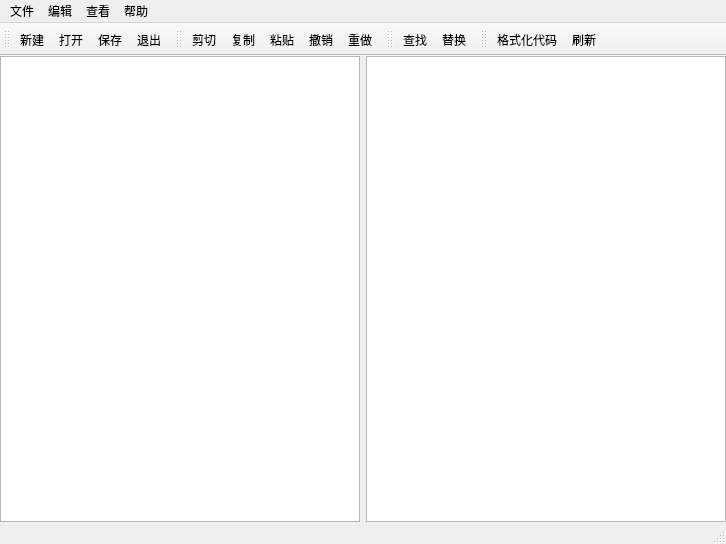
<?xml version="1.0" encoding="UTF-8"?>
<ui version="4.0">
 <class>JsonEditorMain</class>
 <widget class="QMainWindow" name="JsonEditorMain">
  <property name="geometry">
   <rect>
    <x>0</x>
    <y>0</y>
    <width>726</width>
    <height>544</height>
   </rect>
  </property>
  <property name="windowTitle">
   <string>JsonEditorMain</string>
  </property>
  <widget class="QWidget" name="centralWidget">
   <layout class="QHBoxLayout" name="horizontalLayout">
    <property name="margin">
     <number>0</number>
    </property>
    <item>
     <widget class="QTextEdit" name="jsonCode">
      <property name="locale">
       <locale language="Chinese" country="China"/>
      </property>
     </widget>
    </item>
    <item>
     <widget class="QTreeView" name="jsonTree">
      <property name="alternatingRowColors">
       <bool>true</bool>
      </property>
      <property name="autoExpandDelay">
       <number>1</number>
      </property>
      <property name="animated">
       <bool>true</bool>
      </property>
     </widget>
    </item>
   </layout>
  </widget>
  <widget class="QMenuBar" name="menuBar">
   <property name="geometry">
    <rect>
     <x>0</x>
     <y>0</y>
     <width>726</width>
     <height>23</height>
    </rect>
   </property>
   <widget class="QMenu" name="menu">
    <property name="title">
     <string>文件</string>
    </property>
    <addaction name="menuNewFile"/>
    <addaction name="menuOpenFile"/>
    <addaction name="menuSaveFile"/>
    <addaction name="menuSaveAs"/>
    <addaction name="separator"/>
    <addaction name="menuRecent"/>
    <addaction name="separator"/>
    <addaction name="menuExit"/>
   </widget>
   <widget class="QMenu" name="menu_2">
    <property name="title">
     <string>编辑</string>
    </property>
    <addaction name="menuUndo"/>
    <addaction name="menuRedo"/>
    <addaction name="separator"/>
    <addaction name="menuCut"/>
    <addaction name="menuCopy"/>
    <addaction name="menuPaste"/>
    <addaction name="menuSelectAll"/>
    <addaction name="separator"/>
    <addaction name="menuFormat"/>
    <addaction name="menuRefresh"/>
   </widget>
   <widget class="QMenu" name="menu_3">
    <property name="title">
     <string>查看</string>
    </property>
    <widget class="QMenu" name="menu_5">
     <property name="title">
      <string>工具栏</string>
     </property>
     <addaction name="menuFileTools"/>
     <addaction name="menuEditTools"/>
     <addaction name="menuFindTools"/>
     <addaction name="menuCodeTools"/>
    </widget>
    <addaction name="menu_5"/>
    <addaction name="menuStatubar"/>
    <addaction name="separator"/>
    <addaction name="menuFind"/>
    <addaction name="menuReplace"/>
   </widget>
   <widget class="QMenu" name="menu_4">
    <property name="title">
     <string>帮助</string>
    </property>
    <addaction name="menuAbout"/>
    <addaction name="menuHelp"/>
   </widget>
   <addaction name="menu"/>
   <addaction name="menu_2"/>
   <addaction name="menu_3"/>
   <addaction name="menu_4"/>
  </widget>
  <widget class="QToolBar" name="fileToolBar">
   <property name="iconSize">
    <size>
     <width>32</width>
     <height>32</height>
    </size>
   </property>
   <attribute name="toolBarArea">
    <enum>TopToolBarArea</enum>
   </attribute>
   <attribute name="toolBarBreak">
    <bool>false</bool>
   </attribute>
   <addaction name="menuNewFile"/>
   <addaction name="menuOpenFile"/>
   <addaction name="menuSaveFile"/>
   <addaction name="menuExit"/>
  </widget>
  <widget class="QStatusBar" name="statusBar"/>
  <widget class="QToolBar" name="editToolBar">
   <property name="windowTitle">
    <string>toolBar</string>
   </property>
   <property name="iconSize">
    <size>
     <width>32</width>
     <height>32</height>
    </size>
   </property>
   <attribute name="toolBarArea">
    <enum>TopToolBarArea</enum>
   </attribute>
   <attribute name="toolBarBreak">
    <bool>false</bool>
   </attribute>
   <addaction name="menuCut"/>
   <addaction name="menuCopy"/>
   <addaction name="menuPaste"/>
   <addaction name="menuUndo"/>
   <addaction name="menuRedo"/>
  </widget>
  <widget class="QToolBar" name="findToolBar">
   <property name="windowTitle">
    <string>toolBar_2</string>
   </property>
   <property name="iconSize">
    <size>
     <width>32</width>
     <height>32</height>
    </size>
   </property>
   <attribute name="toolBarArea">
    <enum>TopToolBarArea</enum>
   </attribute>
   <attribute name="toolBarBreak">
    <bool>false</bool>
   </attribute>
   <addaction name="menuFind"/>
   <addaction name="menuReplace"/>
  </widget>
  <widget class="QToolBar" name="codeToolBar">
   <property name="windowTitle">
    <string>toolBar_3</string>
   </property>
   <property name="iconSize">
    <size>
     <width>32</width>
     <height>32</height>
    </size>
   </property>
   <attribute name="toolBarArea">
    <enum>TopToolBarArea</enum>
   </attribute>
   <attribute name="toolBarBreak">
    <bool>false</bool>
   </attribute>
   <addaction name="menuFormat"/>
   <addaction name="menuRefresh"/>
  </widget>
  <action name="menuNewFile">
   <property name="icon">
    <iconset resource="jsoneditor.qrc">
     <normaloff>:/ToolbarIcon/images/document-new.png</normaloff>:/ToolbarIcon/images/document-new.png</iconset>
   </property>
   <property name="text">
    <string>新建</string>
   </property>
   <property name="shortcut">
    <string>Ctrl+N</string>
   </property>
  </action>
  <action name="menuOpenFile">
   <property name="icon">
    <iconset resource="jsoneditor.qrc">
     <normaloff>:/ToolbarIcon/images/document-open.png</normaloff>:/ToolbarIcon/images/document-open.png</iconset>
   </property>
   <property name="text">
    <string>打开</string>
   </property>
   <property name="shortcut">
    <string>Ctrl+O</string>
   </property>
  </action>
  <action name="menuSaveFile">
   <property name="icon">
    <iconset resource="jsoneditor.qrc">
     <normaloff>:/ToolbarIcon/images/media-floppy.png</normaloff>:/ToolbarIcon/images/media-floppy.png</iconset>
   </property>
   <property name="text">
    <string>保存</string>
   </property>
   <property name="shortcut">
    <string>Ctrl+S</string>
   </property>
  </action>
  <action name="menuSaveAs">
   <property name="text">
    <string>另存为…</string>
   </property>
   <property name="shortcut">
    <string>Ctrl+Shift+S</string>
   </property>
  </action>
  <action name="menuRecent">
   <property name="enabled">
    <bool>false</bool>
   </property>
   <property name="text">
    <string>最近文件</string>
   </property>
   <property name="shortcut">
    <string>Ctrl+1</string>
   </property>
  </action>
  <action name="menuExit">
   <property name="icon">
    <iconset resource="jsoneditor.qrc">
     <normaloff>:/ToolbarIcon/images/system-log-out.png</normaloff>:/ToolbarIcon/images/system-log-out.png</iconset>
   </property>
   <property name="text">
    <string>退出</string>
   </property>
   <property name="shortcut">
    <string>Ctrl+Q</string>
   </property>
  </action>
  <action name="menuUndo">
   <property name="icon">
    <iconset resource="jsoneditor.qrc">
     <normaloff>:/ToolbarIcon/images/edit-undo.png</normaloff>:/ToolbarIcon/images/edit-undo.png</iconset>
   </property>
   <property name="text">
    <string>撤销</string>
   </property>
   <property name="shortcut">
    <string>Ctrl+Z</string>
   </property>
  </action>
  <action name="menuCut">
   <property name="icon">
    <iconset resource="jsoneditor.qrc">
     <normaloff>:/ToolbarIcon/images/edit-cut.png</normaloff>:/ToolbarIcon/images/edit-cut.png</iconset>
   </property>
   <property name="text">
    <string>剪切</string>
   </property>
   <property name="shortcut">
    <string>Ctrl+X</string>
   </property>
  </action>
  <action name="menuCopy">
   <property name="icon">
    <iconset resource="jsoneditor.qrc">
     <normaloff>:/ToolbarIcon/images/edit-copy.png</normaloff>:/ToolbarIcon/images/edit-copy.png</iconset>
   </property>
   <property name="text">
    <string>复制</string>
   </property>
   <property name="shortcut">
    <string>Ctrl+C</string>
   </property>
  </action>
  <action name="menuPaste">
   <property name="icon">
    <iconset resource="jsoneditor.qrc">
     <normaloff>:/ToolbarIcon/images/edit-paste.png</normaloff>:/ToolbarIcon/images/edit-paste.png</iconset>
   </property>
   <property name="text">
    <string>粘贴</string>
   </property>
   <property name="shortcut">
    <string>Ctrl+V</string>
   </property>
  </action>
  <action name="menuFormat">
   <property name="icon">
    <iconset resource="jsoneditor.qrc">
     <normaloff>:/ToolbarIcon/images/format-justify-right.png</normaloff>:/ToolbarIcon/images/format-justify-right.png</iconset>
   </property>
   <property name="text">
    <string>格式化代码</string>
   </property>
   <property name="shortcut">
    <string>Shift+F</string>
   </property>
  </action>
  <action name="menuRefresh">
   <property name="icon">
    <iconset resource="jsoneditor.qrc">
     <normaloff>:/ToolbarIcon/images/view-refresh.png</normaloff>:/ToolbarIcon/images/view-refresh.png</iconset>
   </property>
   <property name="text">
    <string>刷新</string>
   </property>
   <property name="shortcut">
    <string>Shift+R</string>
   </property>
  </action>
  <action name="menuStatubar">
   <property name="text">
    <string>状态栏</string>
   </property>
   <property name="shortcut">
    <string>Shift+S</string>
   </property>
  </action>
  <action name="menuAbout">
   <property name="text">
    <string>关于</string>
   </property>
   <property name="shortcut">
    <string>Shift+A</string>
   </property>
  </action>
  <action name="menuHelp">
   <property name="text">
    <string>帮助</string>
   </property>
   <property name="shortcut">
    <string>F1</string>
   </property>
  </action>
  <action name="menuRedo">
   <property name="icon">
    <iconset resource="jsoneditor.qrc">
     <normaloff>:/ToolbarIcon/images/edit-redo.png</normaloff>:/ToolbarIcon/images/edit-redo.png</iconset>
   </property>
   <property name="text">
    <string>重做</string>
   </property>
   <property name="shortcut">
    <string>Ctrl+Y</string>
   </property>
  </action>
  <action name="menuSelectAll">
   <property name="text">
    <string>全选</string>
   </property>
   <property name="shortcut">
    <string>Ctrl+A</string>
   </property>
  </action>
  <action name="menuFind">
   <property name="icon">
    <iconset resource="jsoneditor.qrc">
     <normaloff>:/ToolbarIcon/images/edit-find.png</normaloff>:/ToolbarIcon/images/edit-find.png</iconset>
   </property>
   <property name="text">
    <string>查找</string>
   </property>
   <property name="shortcut">
    <string>Ctrl+F</string>
   </property>
  </action>
  <action name="menuReplace">
   <property name="icon">
    <iconset resource="jsoneditor.qrc">
     <normaloff>:/ToolbarIcon/images/edit-find-replace.png</normaloff>:/ToolbarIcon/images/edit-find-replace.png</iconset>
   </property>
   <property name="text">
    <string>替换</string>
   </property>
   <property name="shortcut">
    <string>Ctrl+H</string>
   </property>
  </action>
  <action name="menuFileTools">
   <property name="checkable">
    <bool>true</bool>
   </property>
   <property name="checked">
    <bool>true</bool>
   </property>
   <property name="text">
    <string>文件</string>
   </property>
  </action>
  <action name="menuEditTools">
   <property name="checkable">
    <bool>true</bool>
   </property>
   <property name="checked">
    <bool>true</bool>
   </property>
   <property name="text">
    <string>编辑</string>
   </property>
  </action>
  <action name="menuFindTools">
   <property name="checkable">
    <bool>true</bool>
   </property>
   <property name="checked">
    <bool>true</bool>
   </property>
   <property name="text">
    <string>查看</string>
   </property>
  </action>
  <action name="menuCodeTools">
   <property name="checkable">
    <bool>true</bool>
   </property>
   <property name="checked">
    <bool>true</bool>
   </property>
   <property name="text">
    <string>代码</string>
   </property>
  </action>
 </widget>
 <layoutdefault spacing="6" margin="11"/>
 <resources>
  <include location="jsoneditor.qrc"/>
 </resources>
 <connections>
  <connection>
   <sender>menuExit</sender>
   <signal>triggered()</signal>
   <receiver>JsonEditorMain</receiver>
   <slot>close()</slot>
   <hints>
    <hint type="sourcelabel">
     <x>-1</x>
     <y>-1</y>
    </hint>
    <hint type="destinationlabel">
     <x>362</x>
     <y>271</y>
    </hint>
   </hints>
  </connection>
  <connection>
   <sender>menuSelectAll</sender>
   <signal>triggered()</signal>
   <receiver>jsonCode</receiver>
   <slot>selectAll()</slot>
   <hints>
    <hint type="sourcelabel">
     <x>-1</x>
     <y>-1</y>
    </hint>
    <hint type="destinationlabel">
     <x>545</x>
     <y>278</y>
    </hint>
   </hints>
  </connection>
  <connection>
   <sender>menuCut</sender>
   <signal>triggered()</signal>
   <receiver>jsonCode</receiver>
   <slot>cut()</slot>
   <hints>
    <hint type="sourcelabel">
     <x>-1</x>
     <y>-1</y>
    </hint>
    <hint type="destinationlabel">
     <x>545</x>
     <y>278</y>
    </hint>
   </hints>
  </connection>
  <connection>
   <sender>menuCopy</sender>
   <signal>triggered()</signal>
   <receiver>jsonCode</receiver>
   <slot>copy()</slot>
   <hints>
    <hint type="sourcelabel">
     <x>-1</x>
     <y>-1</y>
    </hint>
    <hint type="destinationlabel">
     <x>545</x>
     <y>278</y>
    </hint>
   </hints>
  </connection>
  <connection>
   <sender>menuPaste</sender>
   <signal>triggered()</signal>
   <receiver>jsonCode</receiver>
   <slot>paste()</slot>
   <hints>
    <hint type="sourcelabel">
     <x>-1</x>
     <y>-1</y>
    </hint>
    <hint type="destinationlabel">
     <x>545</x>
     <y>278</y>
    </hint>
   </hints>
  </connection>
  <connection>
   <sender>menuUndo</sender>
   <signal>triggered()</signal>
   <receiver>jsonCode</receiver>
   <slot>undo()</slot>
   <hints>
    <hint type="sourcelabel">
     <x>-1</x>
     <y>-1</y>
    </hint>
    <hint type="destinationlabel">
     <x>545</x>
     <y>278</y>
    </hint>
   </hints>
  </connection>
  <connection>
   <sender>menuRedo</sender>
   <signal>triggered()</signal>
   <receiver>jsonCode</receiver>
   <slot>redo()</slot>
   <hints>
    <hint type="sourcelabel">
     <x>-1</x>
     <y>-1</y>
    </hint>
    <hint type="destinationlabel">
     <x>545</x>
     <y>278</y>
    </hint>
   </hints>
  </connection>
  <connection>
   <sender>menuNewFile</sender>
   <signal>triggered()</signal>
   <receiver>jsonCode</receiver>
   <slot>clear()</slot>
   <hints>
    <hint type="sourcelabel">
     <x>-1</x>
     <y>-1</y>
    </hint>
    <hint type="destinationlabel">
     <x>545</x>
     <y>278</y>
    </hint>
   </hints>
  </connection>
 </connections>
</ui>
